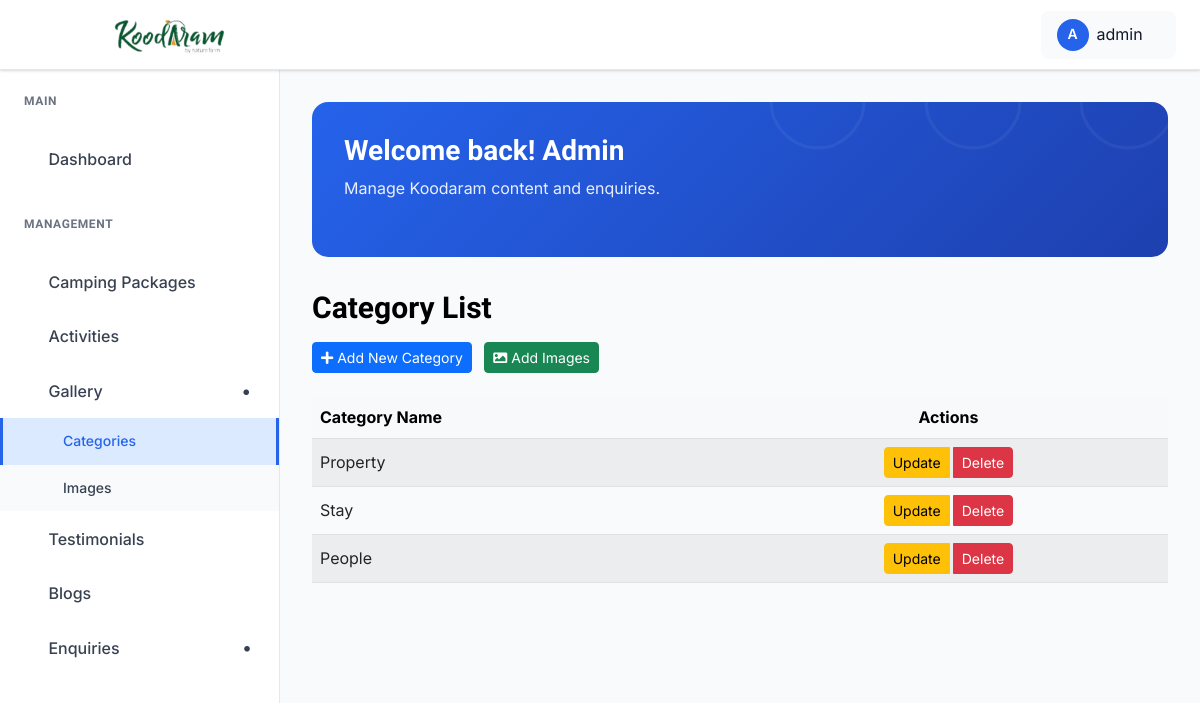
Screenshot of /dashboard/categories/ (signed in) with the database file from the repository.
### koodaram_app/models.py (models this page shows, shortened)
class Category(models.Model):
    name = models.CharField(max_length=100, unique=True)
    created_at = models.DateTimeField(auto_now_add=True)
    class Meta:
        verbose_name_plural = "Categories"

### koodaram_app/views.py (the view)
# urls.py: path("dashboard/categories/", views.category_list, name="category_list"),
@login_required(login_url="admin_login")
def category_list(request):
    categories = Category.objects.all().order_by("-created_at")
    paginator = Paginator(categories, 10)
    page_number = request.GET.get("page")
    categories = paginator.get_page(page_number)
    return render(request, "admin_pages/category_list.html", {"categories": categories})

### koodaram_app/context_processors.py (called while the page is built)
def _star_parts(rating: float) -> list[str]:
    rating = max(0.0, min(5.0, float(rating)))
    full = int(rating)
    remainder = rating - full
    half = 1 if remainder >= 0.25 and remainder < 0.75 else 0
    if remainder >= 0.75:
        full = min(5, full + 1)
    empty = max(0, 5 - full - half)
    return (["full"] * full) + (["half"] * half) + (["empty"] * empty)

def google_reviews(request) -> dict[str, Any]:
    rating = getattr(settings, "GOOGLE_REVIEW_RATING", 0.0)
    count = getattr(settings, "GOOGLE_REVIEW_COUNT", 0)
    url = getattr(settings, "GOOGLE_REVIEW_URL", "")
    return {
        "google_review_rating": rating,
        "google_review_count": count,
        "google_review_url": url,
        "google_review_stars": _star_parts(rating),
    }

### templates/admin_pages/category_list.html (shortened to what this page needs)
{% extends "admin_pages/base.html" %}
{% load static %}
{% block content %}
<div class="dashboard__form__wraper">
    <div class="create__course__title mb-4">
        <h4>Category List</h4>
        <a href="{% url 'add_category' %}" class="btn btn-primary btn-sm me-2">
            <i class="fas fa-plus"></i> Add New Category
        </a>
        <a href="{% url 'add_image' %}" class="btn btn-success btn-sm">
        <i class="fas fa-image"></i> Add Images
    </a>
    </div>
    <div class="custom-table-container">
        <table class="table table-striped table-hover align-middle">
            <thead class="table-light">
                <tr>
                    <th scope="col">Category Name</th>
                    <th scope="col" class="text-center">Actions</th>
                </tr>
            </thead>
            <tbody>
                {% for category in categories %}
                <tr>
                    <td>{{ category.name }}</td>
                    <td class="text-center">
                        <div class="btn-group" role="group">
                            <button type="button" class="btn btn-sm btn-warning me-1" data-bs-toggle="modal" data-bs-target="#updateCategoryModal{{ category.id }}">
                                Update
                            </button>
                            <button type="button" class="btn btn-sm btn-danger" data-bs-toggle="modal" data-bs-target="#deleteCategoryModal{{ category.id }}">
                                Delete
                            </button>
                        </div>
                    </td>
                </tr>
                {% empty %}
                <tr>
                    <td colspan="4" class="text-center py-4">
                        <p class="text-muted">No categories found. <a href="{% url 'add_category' %}">Add your first category</a></p>
                    </td>
                </tr>
                {% endfor %}
            </tbody>
        </table>
    </div>
</div>
{% endblock %}

### templates/admin_pages/base.html (shortened to what this page needs)
{% load static %}
<!doctype html>
<html class="no-js" lang="en">
<head>
    <link rel="stylesheet" href="https://cdnjs.cloudflare.com/ajax/libs/toastr.js/latest/toastr.min.css">
    <link href="https://cdnjs.cloudflare.com/ajax/libs/font-awesome/5.15.4/css/all.min.css" rel="stylesheet">
    <link rel="stylesheet" href="{% static 'admin-static/assets/css/bootstrap.min.css' %}">
    <link rel="stylesheet" href="{% static 'admin-static/assets/css/icofont.min.css' %}">
    <link rel="stylesheet" href="{% static 'admin-static/assets/css/style.css' %}">
</head>
<body>
    <header class="dashboard-header">
        <div class="header-left">
            <a href="{% url 'admin_dashboard' %}" class="logo">
                <img src="{% static 'logo.png' %}" alt="Logo" style="height:200px;">
            </a>
        </div>
        <div class="header-right">
            <div class="user-profile-dropdown">
                <div class="user-profile-toggle">
                    <div class="user-avatar">
                        {{ request.user.username|first|upper }}
                    </div>
                    <span>{{ request.user.username}}</span>
                    <i class="icofont-simple-down"></i>
                </div>
            </div>
        </div>
    </header>
    <aside class="dashboard-sidebar" id="dashboardSidebar">
        <div class="sidebar-content">
            <div class="sidebar-section">
                <h6 class="sidebar-title">Main</h6>
                <ul class="sidebar-menu">
                    <li>
                        <a href="{% url 'admin_dashboard' %}"
                            class="{% if request.resolver_match.url_name == 'admin_dashboard' %}active{% endif %}">
                            <i class="icofont-dashboard"></i>
                            Dashboard
                        </a>
                    </li>
                </ul>
            </div>
            <div class="sidebar-section">
                <h6 class="sidebar-title">Management</h6>
                <ul class="sidebar-menu">
                    <li>
                        <a href="{% url 'admin_camping_package_list' %}"
                            class="{% if request.resolver_match.url_name == 'admin_camping_package_list' %}active{% endif %}">
                            <i class="icofont-quote-left"></i>
                            Camping Packages
                        </a>
                    </li>
                    <li>
                        <a href="{% url 'admin_activity_list' %}"
                            class="{% if request.resolver_match.url_name == 'admin_activity_list' %}active{% endif %}">
                            <i class="icofont-quote-left"></i>
                            Activities
                        </a>
                    </li>
                    <li
                        class="has-dropdown {% if request.resolver_match.url_name == 'list_image' or request.resolver_match.url_name == 'category_list' %}open{% endif %}">
                        <a href="#">
                            <i class="icofont-picture"></i>
                            Gallery
                        </a>
                        <ul class="submenu">
                            <li>
                                <a href="{% url 'category_list' %}"
                                    class="{% if request.resolver_match.url_name == 'category_list' %}active{% endif %}">
                                    Categories
                                </a>
                            </li>
                            <li>
                                <a href="{% url 'list_image' %}"
                                    class="{% if request.resolver_match.url_name == 'list_image' %}active{% endif %}">
                                    Images
                                </a>
                            </li>
                        </ul>
                    </li>
                    <li>
                        <a href="{% url 'review_list' %}"
                            class="{% if request.resolver_match.url_name == 'review_list' %}active{% endif %}">
                            <i class="icofont-quote-left"></i>
                            Testimonials
                        </a>
                    </li>
                    <li>
                        <a href="{% url 'admin_blog_list' %}"
                            class="{% if request.resolver_match.url_name == 'admin_blog_list' %}active{% endif %}">
                            <i class="icofont-newspaper"></i>
                            Blogs
                        </a>
                    </li>
                    <li class="has-dropdown">
                        <a href="#">
                            <i class="icofont-ui-messaging"></i>
                            Enquiries
                        </a>
                    </li>
                </ul>
            </div>
        </div>
    </aside>
    <main class="dashboard-main">
        <div class="dashboard-content">
            <div class="dashboard-banner">
                <div class="banner-content">
                    <h1 class="banner-title">Welcome back! Admin</h1>
                    <p class="banner-subtitle">Manage Koodaram content and enquiries.</p>
                </div>
            </div>
            {% block content %}{% endblock %}
        </div>
    </main>
</body>
</html>

### templates/admin_pages/base.html (style rules this page uses)
:root { --primary-blue: #2563eb; --dark-blue: #1e40af; --light-blue: #dbeafe; --sidebar-width: 280px; --header-height: 70px; --white: #ffffff; --gray-50: #f9fafb; --gray-100: #f3f4f6; --gray-200: #e5e7eb; --gray-300: #d1d5db; --gray-500: #6b7280; --gray-700: #374151; --gray-800: #1f2937; --gray-900: #111827; --shadow: 0 1px 3px 0 rgba(0, 0, 0, 0.1), 0 1px 2px 0 rgba(0, 0, 0, 0.06); --shadow-lg: 0 10px 15px -3px rgba(0, 0, 0, 0.1), 0 4px 6px -2px rgba(0, 0, 0, 0.05); }
* { margin: 0; padding: 0; box-sizing: border-box; }
body { font-family: 'Inter', 'Segoe UI', Tahoma, Geneva, Verdana, sans-serif; background-color: var(--gray-50); color: var(--gray-900); line-height: 1.6; }
.dashboard-header { position: fixed; top: 0; left: 0; right: 0; height: var(--header-height); background: var(--white); border-bottom: 1px solid var(--gray-200); box-shadow: var(--shadow); z-index: 1000; display: flex; align-items: center; padding: 0 24px; }
.header-left { display: flex; align-items: center; gap: 16px; }
.logo { display: flex; align-items: center; gap: 8px; color: var(--primary-blue); font-weight: 700; font-size: 20px; text-decoration: none; }
.logo img { padding-left: 0; width: auto; }
.header-right { margin-left: auto; display: flex; align-items: center; gap: 16px; }
.user-avatar { width: 32px; height: 32px; border-radius: 50%; background: var(--primary-blue); display: flex; align-items: center; justify-content: center; color: var(--white); font-weight: 600; font-size: 14px; }
.dashboard-sidebar { position: fixed; top: var(--header-height); left: 0; width: var(--sidebar-width); height: calc(100vh - var(--header-height)); background: var(--white); border-right: 1px solid var(--gray-200); overflow-y: auto; z-index: 999; transition: transform 0.3s ease; }
.sidebar-content { padding: 24px 0; }
.sidebar-section { margin-bottom: 32px; }
.sidebar-title { padding: 0 24px 12px; font-size: 12px; font-weight: 600; text-transform: uppercase; color: var(--gray-500); letter-spacing: 0.05em; }
.sidebar-menu { list-style: none; }
.sidebar-menu li { margin-bottom: 4px; display: block; width: 100%; }
.sidebar-menu a { display: flex; align-items: center; gap: 12px; padding: 12px 24px; color: var(--gray-700); text-decoration: none; font-weight: 500; transition: all 0.2s; position: relative; }
.sidebar-menu a.active { background: var(--light-blue); color: var(--primary-blue); border-right: 3px solid var(--primary-blue); }
.submenu a.active { background: var(--light-blue); color: var(--primary-blue); border-left: 3px solid var(--primary-blue); }
.has-dropdown>a::after { content: '•'; font-family: inherit; font-weight: bold; font-size: 18px; margin-left: auto; transition: transform 0.3s ease; display: inline-block; width: 16px; text-align: center; }
.has-dropdown.open>a::after { transform: rotate(90deg); }
.submenu { max-height: 0; overflow: hidden; transition: max-height 0.3s ease; background-color: var(--gray-50); }
.has-dropdown.open .submenu { max-height: 500px; }
.submenu li { margin-bottom: 0; display: block; width: 100%; }
.submenu a { padding-left: 60px; font-size: 14px; border-left: 3px solid transparent; }
.submenu a.active { background: var(--light-blue); color: var(--primary-blue); border-left-color: var(--primary-blue); }
.dashboard-main { margin-left: var(--sidebar-width); margin-top: var(--header-height); min-height: calc(100vh - var(--header-height)); overflow-y: auto; }
.dashboard-content { padding: 32px; }
.dashboard-banner { background: linear-gradient(135deg, var(--primary-blue) 0%, var(--dark-blue) 100%); border-radius: 16px; padding: 32px; color: var(--white); margin-bottom: 32px; position: relative; overflow: hidden; }
.dashboard-banner::before { content: ''; position: absolute; top: -50%; right: -50%; width: 100%; height: 100%; opacity: 0.5; }
.banner-content { position: relative; z-index: 1; }
.banner-title { font-size: 28px; font-weight: 700; margin-bottom: 8px; color: var(--white); }
.banner-subtitle { font-size: 16px; opacity: 0.9; margin-bottom: 24px; color: var(--white); }
.user-profile-dropdown { position: relative; margin-left: 10px; }
.user-profile-toggle { display: flex; align-items: center; gap: 8px; padding: 8px 16px; border-radius: 8px; background: var(--gray-50); cursor: pointer; transition: all 0.2s; }
.user-profile-toggle i { font-size: 12px; transition: transform 0.3s ease; }
body { -webkit-user-select: none; -moz-user-select: none; -ms-user-select: none; user-select: none; }

### rows the page displays
Category: name "Property"
Category: name "Stay"
Category: name "People"

### other values shown
{{ request.user.username|first|upper }} "A"
{{ request.user.username }} "admin"
